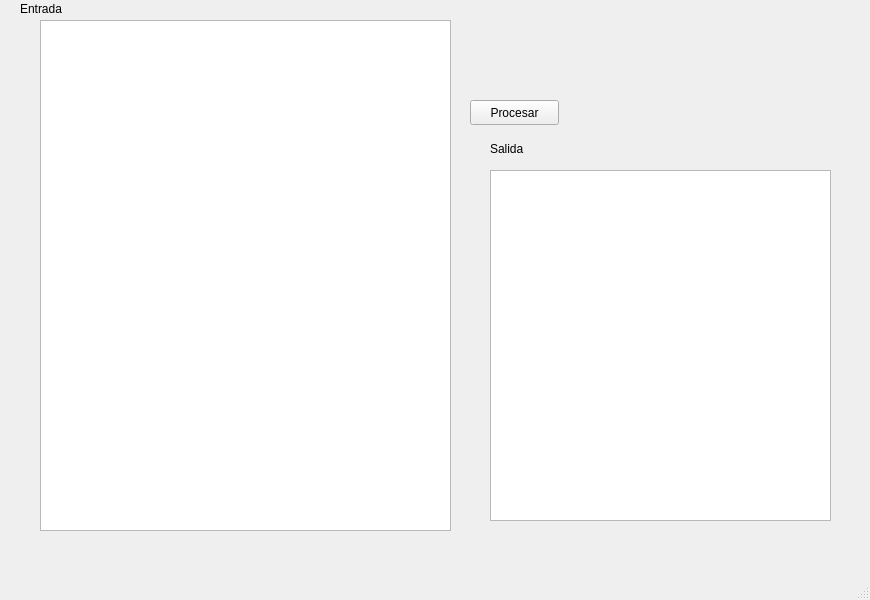
<?xml version="1.0" encoding="UTF-8"?>
<ui version="4.0">
 <class>MainWindow</class>
 <widget class="QMainWindow" name="MainWindow">
  <property name="geometry">
   <rect>
    <x>0</x>
    <y>0</y>
    <width>870</width>
    <height>600</height>
   </rect>
  </property>
  <property name="windowTitle">
   <string>MainWindow</string>
  </property>
  <widget class="QWidget" name="centralwidget">
   <widget class="QPushButton" name="pushButton">
    <property name="geometry">
     <rect>
      <x>470</x>
      <y>100</y>
      <width>89</width>
      <height>25</height>
     </rect>
    </property>
    <property name="text">
     <string>Procesar</string>
    </property>
   </widget>
   <widget class="QTextEdit" name="textEdit">
    <property name="geometry">
     <rect>
      <x>40</x>
      <y>20</y>
      <width>411</width>
      <height>511</height>
     </rect>
    </property>
   </widget>
   <widget class="QTextEdit" name="textEdit_2">
    <property name="geometry">
     <rect>
      <x>490</x>
      <y>170</y>
      <width>341</width>
      <height>351</height>
     </rect>
    </property>
   </widget>
   <widget class="QLabel" name="label">
    <property name="geometry">
     <rect>
      <x>20</x>
      <y>0</y>
      <width>67</width>
      <height>17</height>
     </rect>
    </property>
    <property name="text">
     <string>Entrada</string>
    </property>
   </widget>
   <widget class="QLabel" name="label_2">
    <property name="geometry">
     <rect>
      <x>490</x>
      <y>140</y>
      <width>67</width>
      <height>17</height>
     </rect>
    </property>
    <property name="text">
     <string>Salida</string>
    </property>
   </widget>
  </widget>
  <widget class="QMenuBar" name="menubar">
   <property name="geometry">
    <rect>
     <x>0</x>
     <y>0</y>
     <width>870</width>
     <height>22</height>
    </rect>
   </property>
  </widget>
  <widget class="QStatusBar" name="statusbar"/>
 </widget>
 <resources/>
 <connections/>
</ui>
